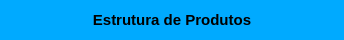
     <widget class="QWidget" name="widget_cabecalho" native="true">
      <property name="sizePolicy">
       <sizepolicy hsizetype="Preferred" vsizetype="Fixed">
        <horstretch>0</horstretch>
        <verstretch>0</verstretch>
       </sizepolicy>
      </property>
      <property name="minimumSize">
       <size>
        <width>0</width>
        <height>40</height>
       </size>
      </property>
      <property name="maximumSize">
       <size>
        <width>16777215</width>
        <height>40</height>
       </size>
      </property>
      <property name="styleSheet">
       <string notr="true">background-color: rgb(0, 170, 255);</string>
      </property>
      <layout class="QHBoxLayout" name="horizontalLayout">
       <property name="spacing">
        <number>0</number>
       </property>
       <property name="leftMargin">
        <number>15</number>
       </property>
       <property name="topMargin">
        <number>6</number>
       </property>
       <property name="rightMargin">
        <number>15</number>
       </property>
       <property name="bottomMargin">
        <number>6</number>
       </property>
       <item>
        <widget class="QLabel" name="label_3">
         <property name="sizePolicy">
          <sizepolicy hsizetype="Minimum" vsizetype="Preferred">
           <horstretch>0</horstretch>
           <verstretch>0</verstretch>
          </sizepolicy>
         </property>
         <property name="minimumSize">
          <size>
           <width>0</width>
           <height>0</height>
          </size>
         </property>
         <property name="maximumSize">
          <size>
           <width>16777215</width>
           <height>16777215</height>
          </size>
         </property>
         <property name="font">
          <font>
           <pointsize>9</pointsize>
           <weight>75</weight>
           <bold>true</bold>
          </font>
         </property>
         <property name="text">
          <string/>
         </property>
         <property name="alignment">
          <set>Qt::AlignLeading|Qt::AlignLeft|Qt::AlignVCenter</set>
         </property>
        </widget>
       </item>
       <item>
        <widget class="QLabel" name="label_13">
         <property name="sizePolicy">
          <sizepolicy hsizetype="Minimum" vsizetype="Preferred">
           <horstretch>0</horstretch>
           <verstretch>0</verstretch>
          </sizepolicy>
         </property>
         <property name="minimumSize">
          <size>
           <width>300</width>
           <height>0</height>
          </size>
         </property>
         <property name="font">
          <font>
           <pointsize>11</pointsize>
           <weight>75</weight>
           <bold>true</bold>
          </font>
         </property>
         <property name="text">
          <string>Estrutura de Produtos</string>
         </property>
         <property name="alignment">
          <set>Qt::AlignCenter</set>
         </property>
        </widget>
       </item>
       <item>
        <widget class="QLabel" name="label_11">
         <property name="sizePolicy">
          <sizepolicy hsizetype="Preferred" vsizetype="Preferred">
           <horstretch>0</horstretch>
           <verstretch>0</verstretch>
          </sizepolicy>
         </property>
         <property name="minimumSize">
          <size>
           <width>0</width>
           <height>0</height>
          </size>
         </property>
         <property name="maximumSize">
          <size>
           <width>16777215</width>
           <height>16777215</height>
          </size>
         </property>
         <property name="font">
          <font>
           <pointsize>9</pointsize>
           <weight>75</weight>
           <bold>true</bold>
          </font>
         </property>
         <property name="text">
          <string/>
         </property>
         <property name="alignment">
          <set>Qt::AlignRight|Qt::AlignTrailing|Qt::AlignVCenter</set>
         </property>
        </widget>
       </item>
      </layout>
     </widget>
